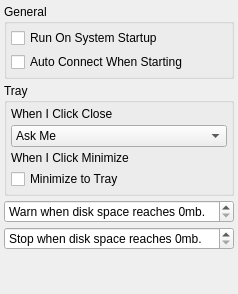
             <widget class="QWidget" name="pageSystem">
              <layout class="QVBoxLayout" name="verticalLayout_9">
               <property name="spacing">
                <number>4</number>
               </property>
               <property name="margin">
                <number>4</number>
               </property>
               <item>
                <widget class="QGroupBox" name="groupBoxGeneral">
                 <property name="title">
                  <string>General</string>
                 </property>
                 <layout class="QVBoxLayout" name="verticalLayout_8">
                  <property name="spacing">
                   <number>4</number>
                  </property>
                  <property name="margin">
                   <number>4</number>
                  </property>
                  <item>
                   <widget class="QCheckBox" name="checkBoxStartWithSystem">
                    <property name="text">
                     <string>Run On System Startup</string>
                    </property>
                   </widget>
                  </item>
                  <item>
                   <widget class="QCheckBox" name="checkBoxConnectOnStart">
                    <property name="text">
                     <string>Auto Connect When Starting</string>
                    </property>
                   </widget>
                  </item>
                 </layout>
                </widget>
               </item>
               <item>
                <widget class="QGroupBox" name="groupBoxTray">
                 <property name="title">
                  <string>Tray</string>
                 </property>
                 <layout class="QVBoxLayout" name="verticalLayout_10">
                  <property name="spacing">
                   <number>4</number>
                  </property>
                  <property name="margin">
                   <number>4</number>
                  </property>
                  <item>
                   <widget class="QLabel" name="labelOnClose">
                    <property name="text">
                     <string>When I Click Close</string>
                    </property>
                   </widget>
                  </item>
                  <item>
                   <widget class="QComboBox" name="comboBoxOnClose">
                    <item>
                     <property name="text">
                      <string>Ask Me</string>
                     </property>
                     <property name="icon">
                      <iconset resource="../Resource.qrc">
                       <normaloff>:/Resource/Generic/Help.png</normaloff>:/Resource/Generic/Help.png</iconset>
                     </property>
                    </item>
                    <item>
                     <property name="text">
                      <string>Close Immediately</string>
                     </property>
                     <property name="icon">
                      <iconset resource="../Resource.qrc">
                       <normaloff>:/Resource/Generic/Exit.png</normaloff>:/Resource/Generic/Exit.png</iconset>
                     </property>
                    </item>
                    <item>
                     <property name="text">
                      <string>Minimize to Tray</string>
                     </property>
                     <property name="icon">
                      <iconset resource="../Resource.qrc">
                       <normaloff>:/Resource/Quazaa.png</normaloff>:/Resource/Quazaa.png</iconset>
                     </property>
                    </item>
                    <item>
                     <property name="text">
                      <string>Close After Transfers</string>
                     </property>
                     <property name="icon">
                      <iconset resource="../Resource.qrc">
                       <normaloff>:/Resource/Generic/ExitAfterTransfers.png</normaloff>:/Resource/Generic/ExitAfterTransfers.png</iconset>
                     </property>
                    </item>
                   </widget>
                  </item>
                  <item>
                   <widget class="QLabel" name="labelOnMinimize">
                    <property name="text">
                     <string>When I Click Minimize</string>
                    </property>
                   </widget>
                  </item>
                  <item>
                   <widget class="QCheckBox" name="checkBoxOnMinimize">
                    <property name="text">
                     <string>Minimize to Tray</string>
                    </property>
                   </widget>
                  </item>
                 </layout>
                </widget>
               </item>
               <item>
                <widget class="QSpinBox" name="spinBoxDiskWarn">
                 <property name="suffix">
                  <string>mb.</string>
                 </property>
                 <property name="prefix">
                  <string>Warn when disk space reaches </string>
                 </property>
                </widget>
               </item>
               <item>
                <widget class="QSpinBox" name="spinBoxDiskStop">
                 <property name="suffix">
                  <string>mb.</string>
                 </property>
                 <property name="prefix">
                  <string>Stop when disk space reaches </string>
                 </property>
                </widget>
               </item>
               <item>
                <spacer name="verticalSpacer">
                 <property name="orientation">
                  <enum>Qt::Vertical</enum>
                 </property>
                 <property name="sizeHint" stdset="0">
                  <size>
                   <width>20</width>
                   <height>40</height>
                  </size>
                 </property>
                </spacer>
               </item>
              </layout>
             </widget>
